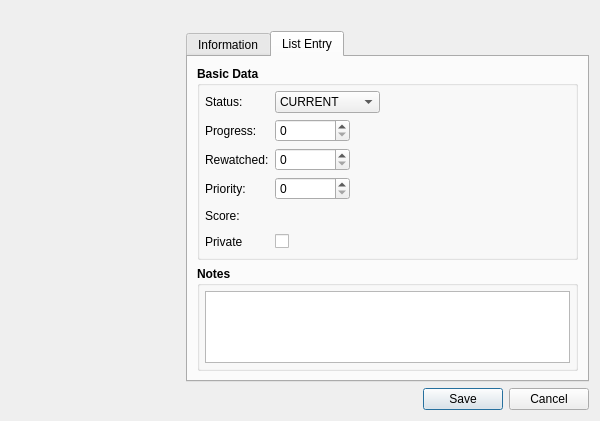
<?xml version="1.0" encoding="UTF-8"?>
<ui version="4.0">
 <class>AnimePanel</class>
 <widget class="QDialog" name="AnimePanel">
  <property name="geometry">
   <rect>
    <x>0</x>
    <y>0</y>
    <width>600</width>
    <height>400</height>
   </rect>
  </property>
  <property name="modal">
   <bool>true</bool>
  </property>
  <layout class="QHBoxLayout" name="horizontalLayout">
   <property name="leftMargin">
    <number>5</number>
   </property>
   <item>
    <layout class="QVBoxLayout" name="verticalLayout_2">
     <item>
      <widget class="QLabel" name="coverImage">
       <property name="minimumSize">
        <size>
         <width>175</width>
         <height>0</height>
        </size>
       </property>
       <property name="maximumSize">
        <size>
         <width>175</width>
         <height>16777215</height>
        </size>
       </property>
       <property name="text">
        <string/>
       </property>
       <property name="scaledContents">
        <bool>true</bool>
       </property>
      </widget>
     </item>
     <item>
      <spacer name="verticalSpacer_2">
       <property name="orientation">
        <enum>Qt::Vertical</enum>
       </property>
       <property name="sizeHint" stdset="0">
        <size>
         <width>20</width>
         <height>40</height>
        </size>
       </property>
      </spacer>
     </item>
    </layout>
   </item>
   <item>
    <layout class="QVBoxLayout" name="verticalLayout">
     <item>
      <widget class="QLabel" name="title">
       <property name="font">
        <font>
         <pointsize>9</pointsize>
         <weight>75</weight>
         <bold>true</bold>
        </font>
       </property>
       <property name="wordWrap">
        <bool>true</bool>
       </property>
      </widget>
     </item>
     <item>
      <widget class="QTabWidget" name="tabWidget">
       <property name="currentIndex">
        <number>1</number>
       </property>
       <widget class="QWidget" name="tab">
        <attribute name="title">
         <string>Information</string>
        </attribute>
        <layout class="QVBoxLayout" name="verticalLayout_7">
         <item>
          <widget class="QGroupBox" name="groupBox">
           <property name="font">
            <font>
             <weight>75</weight>
             <bold>true</bold>
            </font>
           </property>
           <property name="title">
            <string>Synonyms</string>
           </property>
           <layout class="QVBoxLayout" name="verticalLayout_4">
            <property name="leftMargin">
             <number>5</number>
            </property>
            <property name="topMargin">
             <number>5</number>
            </property>
            <property name="rightMargin">
             <number>5</number>
            </property>
            <property name="bottomMargin">
             <number>5</number>
            </property>
            <item>
             <widget class="QLabel" name="synonyms">
              <property name="font">
               <font>
                <weight>50</weight>
                <bold>false</bold>
               </font>
              </property>
              <property name="wordWrap">
               <bool>true</bool>
              </property>
             </widget>
            </item>
           </layout>
          </widget>
         </item>
         <item>
          <widget class="QGroupBox" name="groupBox_2">
           <property name="font">
            <font>
             <weight>75</weight>
             <bold>true</bold>
            </font>
           </property>
           <property name="title">
            <string>Details</string>
           </property>
           <layout class="QHBoxLayout" name="horizontalLayout_2" stretch="3,9">
            <property name="spacing">
             <number>2</number>
            </property>
            <property name="leftMargin">
             <number>5</number>
            </property>
            <property name="topMargin">
             <number>5</number>
            </property>
            <property name="rightMargin">
             <number>5</number>
            </property>
            <property name="bottomMargin">
             <number>5</number>
            </property>
            <item>
             <layout class="QVBoxLayout" name="verticalLayout_6">
              <item>
               <widget class="QLabel" name="label_4">
                <property name="maximumSize">
                 <size>
                  <width>250</width>
                  <height>16777215</height>
                 </size>
                </property>
                <property name="font">
                 <font>
                  <weight>50</weight>
                  <bold>false</bold>
                 </font>
                </property>
                <property name="text">
                 <string>Episodes:</string>
                </property>
               </widget>
              </item>
              <item>
               <widget class="QLabel" name="label_5">
                <property name="maximumSize">
                 <size>
                  <width>250</width>
                  <height>16777215</height>
                 </size>
                </property>
                <property name="font">
                 <font>
                  <weight>50</weight>
                  <bold>false</bold>
                 </font>
                </property>
                <property name="text">
                 <string>Status:</string>
                </property>
               </widget>
              </item>
             </layout>
            </item>
            <item>
             <layout class="QVBoxLayout" name="verticalLayout_5">
              <item>
               <widget class="QLabel" name="episodes">
                <property name="font">
                 <font>
                  <weight>50</weight>
                  <bold>false</bold>
                 </font>
                </property>
               </widget>
              </item>
              <item>
               <widget class="QLabel" name="status">
                <property name="font">
                 <font>
                  <weight>50</weight>
                  <bold>false</bold>
                 </font>
                </property>
               </widget>
              </item>
             </layout>
            </item>
           </layout>
          </widget>
         </item>
         <item>
          <widget class="QGroupBox" name="groupBox_4">
           <property name="font">
            <font>
             <weight>75</weight>
             <bold>true</bold>
            </font>
           </property>
           <property name="title">
            <string>Genres &amp;&amp; Tags</string>
           </property>
           <layout class="QVBoxLayout" name="verticalLayout_8">
            <property name="leftMargin">
             <number>5</number>
            </property>
            <property name="topMargin">
             <number>5</number>
            </property>
            <property name="rightMargin">
             <number>5</number>
            </property>
            <property name="bottomMargin">
             <number>5</number>
            </property>
            <item>
             <widget class="QLabel" name="genres">
              <property name="font">
               <font>
                <weight>50</weight>
                <bold>false</bold>
               </font>
              </property>
              <property name="wordWrap">
               <bool>true</bool>
              </property>
             </widget>
            </item>
           </layout>
          </widget>
         </item>
         <item>
          <widget class="QGroupBox" name="groupBox_3">
           <property name="font">
            <font>
             <weight>75</weight>
             <bold>true</bold>
            </font>
           </property>
           <property name="title">
            <string>Description</string>
           </property>
           <layout class="QVBoxLayout" name="verticalLayout_3">
            <property name="leftMargin">
             <number>5</number>
            </property>
            <property name="topMargin">
             <number>5</number>
            </property>
            <property name="rightMargin">
             <number>5</number>
            </property>
            <property name="bottomMargin">
             <number>5</number>
            </property>
            <item>
             <widget class="QScrollArea" name="scrollArea">
              <property name="widgetResizable">
               <bool>true</bool>
              </property>
              <widget class="QWidget" name="scrollAreaWidgetContents">
               <property name="geometry">
                <rect>
                 <x>0</x>
                 <y>0</y>
                 <width>361</width>
                 <height>71</height>
                </rect>
               </property>
               <layout class="QVBoxLayout" name="verticalLayout_9">
                <property name="spacing">
                 <number>0</number>
                </property>
                <property name="leftMargin">
                 <number>2</number>
                </property>
                <property name="topMargin">
                 <number>2</number>
                </property>
                <property name="rightMargin">
                 <number>2</number>
                </property>
                <property name="bottomMargin">
                 <number>2</number>
                </property>
                <item>
                 <widget class="QLabel" name="description">
                  <property name="font">
                   <font>
                    <weight>50</weight>
                    <bold>false</bold>
                   </font>
                  </property>
                  <property name="text">
                   <string/>
                  </property>
                  <property name="textFormat">
                   <enum>Qt::RichText</enum>
                  </property>
                  <property name="alignment">
                   <set>Qt::AlignLeading|Qt::AlignLeft|Qt::AlignTop</set>
                  </property>
                  <property name="wordWrap">
                   <bool>true</bool>
                  </property>
                 </widget>
                </item>
               </layout>
              </widget>
             </widget>
            </item>
           </layout>
          </widget>
         </item>
        </layout>
       </widget>
       <widget class="QWidget" name="tab_2">
        <attribute name="title">
         <string>List Entry</string>
        </attribute>
        <layout class="QVBoxLayout" name="verticalLayout_10">
         <item>
          <widget class="QGroupBox" name="groupBox_5">
           <property name="font">
            <font>
             <weight>75</weight>
             <bold>true</bold>
            </font>
           </property>
           <property name="title">
            <string>Basic Data</string>
           </property>
           <layout class="QFormLayout" name="formLayout">
            <property name="leftMargin">
             <number>5</number>
            </property>
            <property name="topMargin">
             <number>5</number>
            </property>
            <property name="rightMargin">
             <number>5</number>
            </property>
            <property name="bottomMargin">
             <number>5</number>
            </property>
            <item row="0" column="0">
             <widget class="QLabel" name="label">
              <property name="font">
               <font>
                <weight>50</weight>
                <bold>false</bold>
               </font>
              </property>
              <property name="text">
               <string>Status:</string>
              </property>
             </widget>
            </item>
            <item row="0" column="1">
             <layout class="QHBoxLayout" name="horizontalLayout_4">
              <item>
               <widget class="QComboBox" name="listStatus">
                <property name="font">
                 <font>
                  <weight>50</weight>
                  <bold>false</bold>
                 </font>
                </property>
                <item>
                 <property name="text">
                  <string>CURRENT</string>
                 </property>
                </item>
                <item>
                 <property name="text">
                  <string>PLANNING</string>
                 </property>
                </item>
                <item>
                 <property name="text">
                  <string>COMPLETED</string>
                 </property>
                </item>
                <item>
                 <property name="text">
                  <string>DROPPED</string>
                 </property>
                </item>
                <item>
                 <property name="text">
                  <string>PAUSED</string>
                 </property>
                </item>
                <item>
                 <property name="text">
                  <string>REPEATING</string>
                 </property>
                </item>
               </widget>
              </item>
              <item>
               <spacer name="horizontalSpacer_2">
                <property name="orientation">
                 <enum>Qt::Horizontal</enum>
                </property>
                <property name="sizeHint" stdset="0">
                 <size>
                  <width>40</width>
                  <height>20</height>
                 </size>
                </property>
               </spacer>
              </item>
             </layout>
            </item>
            <item row="1" column="0">
             <widget class="QLabel" name="label_2">
              <property name="font">
               <font>
                <weight>50</weight>
                <bold>false</bold>
               </font>
              </property>
              <property name="text">
               <string>Progress:</string>
              </property>
             </widget>
            </item>
            <item row="1" column="1">
             <layout class="QHBoxLayout" name="horizontalLayout_5">
              <item>
               <widget class="QSpinBox" name="progress">
                <property name="minimumSize">
                 <size>
                  <width>75</width>
                  <height>0</height>
                 </size>
                </property>
                <property name="font">
                 <font>
                  <weight>50</weight>
                  <bold>false</bold>
                 </font>
                </property>
               </widget>
              </item>
              <item>
               <spacer name="horizontalSpacer_3">
                <property name="orientation">
                 <enum>Qt::Horizontal</enum>
                </property>
                <property name="sizeHint" stdset="0">
                 <size>
                  <width>40</width>
                  <height>20</height>
                 </size>
                </property>
               </spacer>
              </item>
             </layout>
            </item>
            <item row="2" column="0">
             <widget class="QLabel" name="label_3">
              <property name="font">
               <font>
                <weight>50</weight>
                <bold>false</bold>
               </font>
              </property>
              <property name="text">
               <string>Rewatched:</string>
              </property>
             </widget>
            </item>
            <item row="2" column="1">
             <layout class="QHBoxLayout" name="horizontalLayout_6">
              <item>
               <widget class="QSpinBox" name="rewatched">
                <property name="minimumSize">
                 <size>
                  <width>75</width>
                  <height>0</height>
                 </size>
                </property>
                <property name="font">
                 <font>
                  <weight>50</weight>
                  <bold>false</bold>
                 </font>
                </property>
                <property name="maximum">
                 <number>65535</number>
                </property>
               </widget>
              </item>
              <item>
               <spacer name="horizontalSpacer_4">
                <property name="orientation">
                 <enum>Qt::Horizontal</enum>
                </property>
                <property name="sizeHint" stdset="0">
                 <size>
                  <width>40</width>
                  <height>20</height>
                 </size>
                </property>
               </spacer>
              </item>
             </layout>
            </item>
            <item row="3" column="0">
             <widget class="QLabel" name="label_6">
              <property name="font">
               <font>
                <weight>50</weight>
                <bold>false</bold>
               </font>
              </property>
              <property name="text">
               <string>Priority:</string>
              </property>
             </widget>
            </item>
            <item row="3" column="1">
             <layout class="QHBoxLayout" name="horizontalLayout_8">
              <item>
               <widget class="QSpinBox" name="priority">
                <property name="minimumSize">
                 <size>
                  <width>75</width>
                  <height>0</height>
                 </size>
                </property>
                <property name="font">
                 <font>
                  <weight>50</weight>
                  <bold>false</bold>
                 </font>
                </property>
               </widget>
              </item>
              <item>
               <spacer name="horizontalSpacer_5">
                <property name="orientation">
                 <enum>Qt::Horizontal</enum>
                </property>
                <property name="sizeHint" stdset="0">
                 <size>
                  <width>40</width>
                  <height>20</height>
                 </size>
                </property>
               </spacer>
              </item>
             </layout>
            </item>
            <item row="4" column="0">
             <widget class="QLabel" name="label_7">
              <property name="font">
               <font>
                <weight>50</weight>
                <bold>false</bold>
               </font>
              </property>
              <property name="text">
               <string>Score:</string>
              </property>
             </widget>
            </item>
            <item row="4" column="1">
             <layout class="QHBoxLayout" name="horizontalLayout_7">
              <item>
               <widget class="QFrame" name="score">
                <property name="frameShape">
                 <enum>QFrame::StyledPanel</enum>
                </property>
                <property name="frameShadow">
                 <enum>QFrame::Raised</enum>
                </property>
               </widget>
              </item>
              <item>
               <spacer name="horizontalSpacer_6">
                <property name="orientation">
                 <enum>Qt::Horizontal</enum>
                </property>
                <property name="sizeHint" stdset="0">
                 <size>
                  <width>40</width>
                  <height>20</height>
                 </size>
                </property>
               </spacer>
              </item>
             </layout>
            </item>
            <item row="5" column="0">
             <widget class="QLabel" name="label_8">
              <property name="font">
               <font>
                <weight>50</weight>
                <bold>false</bold>
               </font>
              </property>
              <property name="text">
               <string>Private</string>
              </property>
             </widget>
            </item>
            <item row="5" column="1">
             <layout class="QHBoxLayout" name="horizontalLayout_9">
              <item>
               <widget class="QCheckBox" name="isPrivate">
                <property name="font">
                 <font>
                  <weight>50</weight>
                  <bold>false</bold>
                 </font>
                </property>
               </widget>
              </item>
              <item>
               <spacer name="horizontalSpacer_7">
                <property name="orientation">
                 <enum>Qt::Horizontal</enum>
                </property>
                <property name="sizeHint" stdset="0">
                 <size>
                  <width>40</width>
                  <height>20</height>
                 </size>
                </property>
               </spacer>
              </item>
             </layout>
            </item>
           </layout>
          </widget>
         </item>
         <item>
          <widget class="QGroupBox" name="groupBox_6">
           <property name="font">
            <font>
             <weight>75</weight>
             <bold>true</bold>
            </font>
           </property>
           <property name="title">
            <string>Notes</string>
           </property>
           <layout class="QHBoxLayout" name="horizontalLayout_10">
            <property name="leftMargin">
             <number>5</number>
            </property>
            <property name="topMargin">
             <number>5</number>
            </property>
            <property name="rightMargin">
             <number>5</number>
            </property>
            <property name="bottomMargin">
             <number>5</number>
            </property>
            <item>
             <widget class="QTextEdit" name="notes">
              <property name="font">
               <font>
                <weight>50</weight>
                <bold>false</bold>
               </font>
              </property>
             </widget>
            </item>
           </layout>
          </widget>
         </item>
        </layout>
       </widget>
      </widget>
     </item>
     <item>
      <layout class="QHBoxLayout" name="horizontalLayout_3">
       <item>
        <spacer name="horizontalSpacer">
         <property name="orientation">
          <enum>Qt::Horizontal</enum>
         </property>
         <property name="sizeHint" stdset="0">
          <size>
           <width>40</width>
           <height>20</height>
          </size>
         </property>
        </spacer>
       </item>
       <item>
        <widget class="QPushButton" name="saveButton">
         <property name="text">
          <string>Save</string>
         </property>
        </widget>
       </item>
       <item>
        <widget class="QPushButton" name="cancelButton">
         <property name="text">
          <string>Cancel</string>
         </property>
        </widget>
       </item>
      </layout>
     </item>
    </layout>
   </item>
  </layout>
 </widget>
 <resources/>
 <connections/>
</ui>
